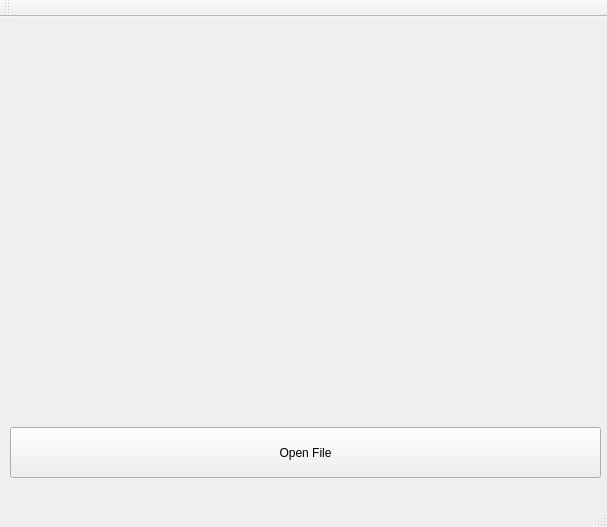
<?xml version="1.0" encoding="UTF-8"?>
<ui version="4.0">
 <class>MainWindow</class>
 <widget class="QMainWindow" name="MainWindow">
  <property name="geometry">
   <rect>
    <x>0</x>
    <y>0</y>
    <width>607</width>
    <height>527</height>
   </rect>
  </property>
  <property name="windowTitle">
   <string>MainWindow</string>
  </property>
  <widget class="QWidget" name="centralWidget">
   <widget class="QPushButton" name="OpenFileButton">
    <property name="geometry">
     <rect>
      <x>10</x>
      <y>410</y>
      <width>591</width>
      <height>51</height>
     </rect>
    </property>
    <property name="text">
     <string>Open File</string>
    </property>
   </widget>
  </widget>
  <widget class="QMenuBar" name="menuBar">
   <property name="geometry">
    <rect>
     <x>0</x>
     <y>0</y>
     <width>607</width>
     <height>21</height>
    </rect>
   </property>
  </widget>
  <widget class="QToolBar" name="mainToolBar">
   <attribute name="toolBarArea">
    <enum>TopToolBarArea</enum>
   </attribute>
   <attribute name="toolBarBreak">
    <bool>false</bool>
   </attribute>
  </widget>
  <widget class="QStatusBar" name="statusBar"/>
 </widget>
 <layoutdefault spacing="6" margin="11"/>
 <resources/>
 <connections/>
</ui>
